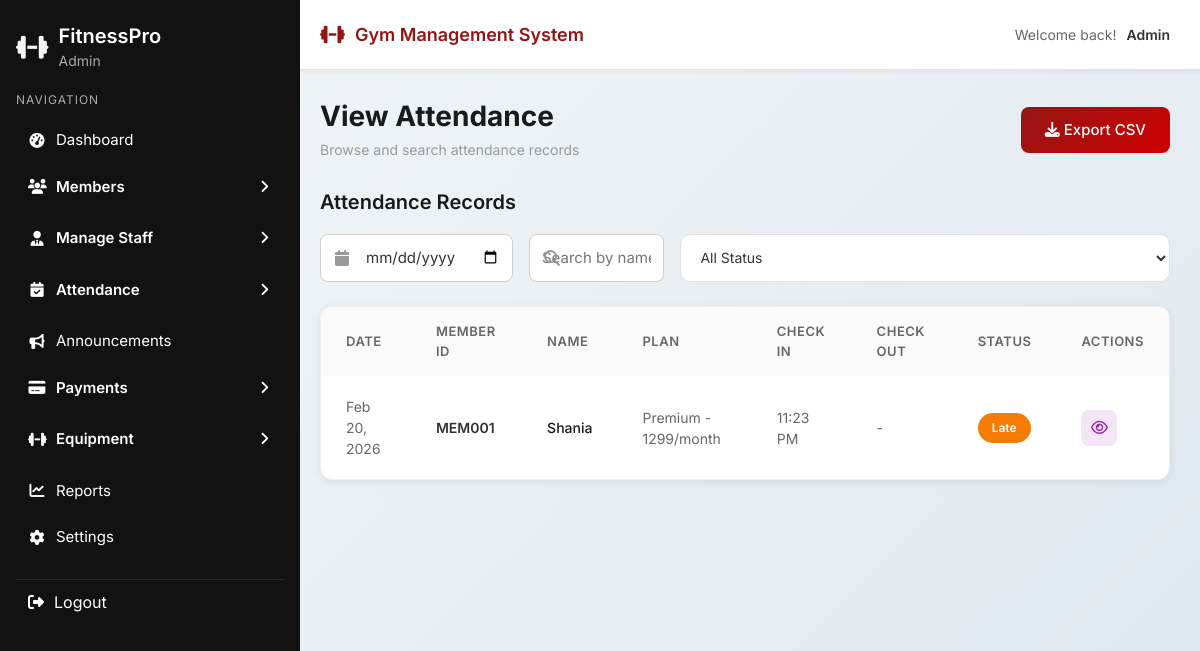
The page /admin1/view-attendance.php (signed in) on the database as committed earlier.
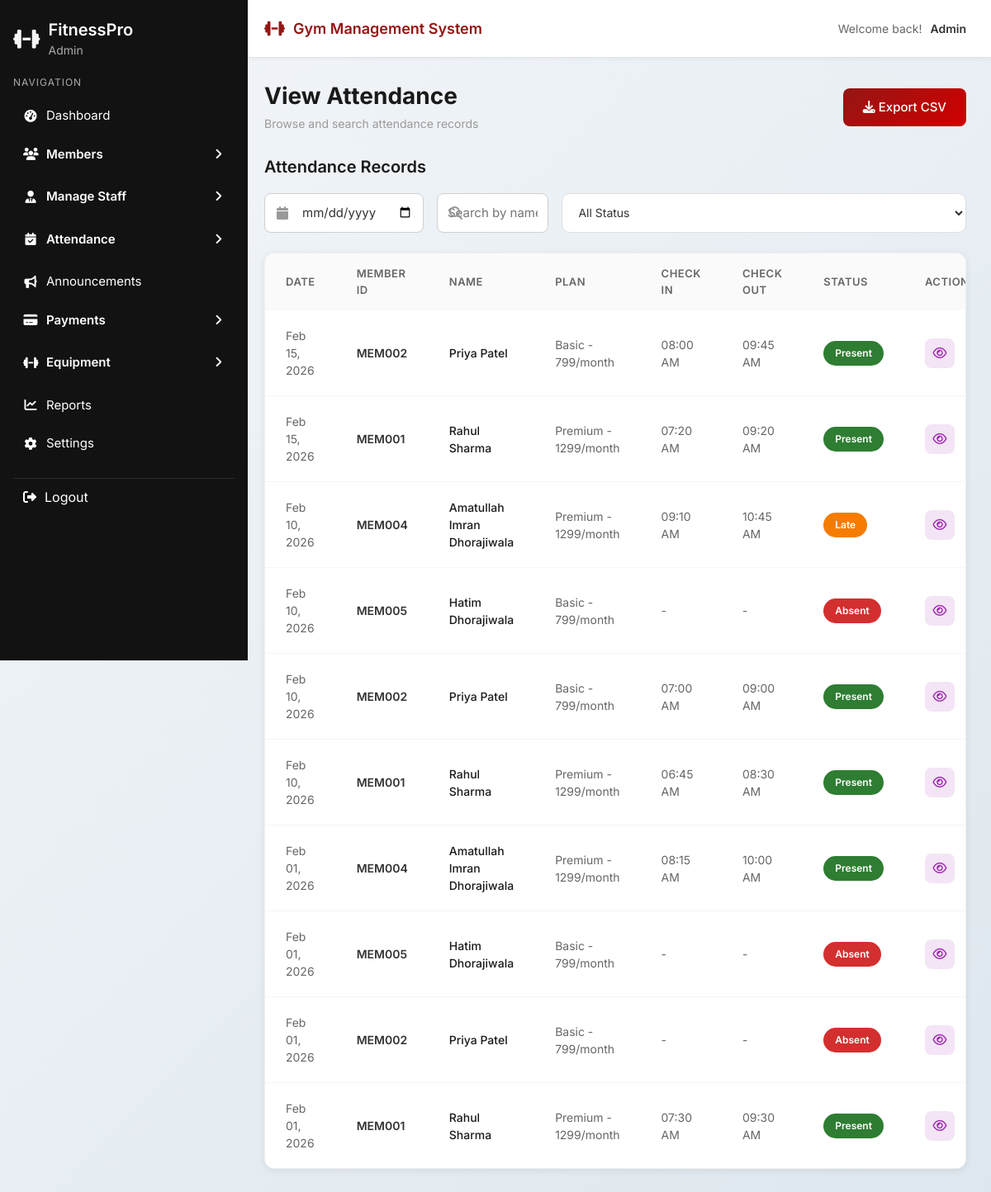
The same page on the database as committed later.
### tables this page shows
CREATE TABLE `attendance` (
  `id` int(11) NOT NULL,
  `member_id` int(11) NOT NULL,
  `attendance_date` date NOT NULL,
  `status` enum('Present','Absent','Unmarked') NOT NULL DEFAULT 'Unmarked',
  `check_in_time` time DEFAULT NULL,
  `check_out_time` time DEFAULT NULL,
  `marked_by` varchar(100) DEFAULT NULL,
  `updated_at` timestamp NOT NULL DEFAULT current_timestamp() ON UPDATE current_timestamp()
);

CREATE TABLE `members` (
  `id` int(11) NOT NULL,
  `full_name` varchar(100) NOT NULL,
  `email` varchar(100) NOT NULL,
  `phone` varchar(20) NOT NULL,
  `dob` date NOT NULL,
  `gender` enum('Male','Female','Other') NOT NULL,
  `address` text NOT NULL,
  `membership_type` varchar(50) NOT NULL,
  `start_date` date NOT NULL,
  `end_date` date NOT NULL,
  `duration` varchar(20) NOT NULL,
  `membership_status` enum('Active','Inactive','Expired') DEFAULT 'Active',
  `fitness_level` enum('Beginner','Medium','Advanced') DEFAULT 'Beginner',
  `created_at` timestamp NOT NULL DEFAULT current_timestamp(),
  `updated_at` timestamp NOT NULL DEFAULT current_timestamp() ON UPDATE current_timestamp()
);

### admin1/view-attendance.php (the view, shortened to what the changed rows need)
<?php
require_once '../dbcon.php';
$sql = "SELECT
    a.id,
    a.attendance_date,
    a.status,
    a.check_in_time,
    a.check_out_time,
    m.id as member_id,
    m.full_name,
    m.membership_type
FROM attendance a
INNER JOIN members m ON a.member_id = m.id
WHERE 1=1";
$sql .= " ORDER BY a.attendance_date DESC, m.full_name ASC";
$stmt = mysqli_prepare($conn, $sql);
mysqli_stmt_execute($stmt);
$result = mysqli_stmt_get_result($stmt);
$attendance_records = [];
if (mysqli_num_rows($result) > 0) {
    while($row = mysqli_fetch_assoc($result)) {
        $attendance_records[] = $row;
    }
}
?>
<!DOCTYPE html>
<html lang="en">
<head>
  <link href="https://cdn.jsdelivr.net/npm/bootstrap@5.3.2/dist/css/bootstrap.min.css" rel="stylesheet">
  <link rel="stylesheet" href="https://cdnjs.cloudflare.com/ajax/libs/font-awesome/6.5.1/css/all.min.css">
  <link rel="stylesheet" href="../css/sidebar.css">
  <link rel="stylesheet" href="../css/common.css">
</head>
<body>
<?php include '../layout/header.php'; ?>
<?php include '../layout/sidebar.php'; ?>
<div class="main-wrapper">
  <div class="main-content">
    <div class="page-header">
      <div class="d-flex justify-content-between align-items-center">
        <div>
          <h1 class="page-title">View Attendance</h1>
        </div>
      </div>
    </div>
    <div style="margin-bottom: 20px;">
      <h2 style="font-size: 20px; font-weight: 600; color: #1a1a1a; margin: 0;">
        Attendance Records
      </h2>
    </div>
    <div class="members-table-container">
      <table class="members-table">
        <thead>
          <tr>
            <th>Date</th>
            <th>Member ID</th>
            <th>Name</th>
            <th>Plan</th>
            <th>Check In</th>
            <th>Check Out</th>
            <th>Status</th>
            <th>Actions</th>
          </tr>
        </thead>
        <tbody id="attendanceTableBody">
          <?php if (count($attendance_records) > 0): ?>
            <?php foreach ($attendance_records as $record):
              $memberId = 'MEM' . str_pad($record['member_id'], 3, '0', STR_PAD_LEFT);
              $formattedDate = date('M d, Y', strtotime($record['attendance_date']));
              $status = $record['status'];
              if ($status == 'Present' && $record['check_in_time']) {
                $checkInHour = (int)date('H', strtotime($record['check_in_time']));
                if ($checkInHour >= 9) {
                  $status = 'Late';
                }
              }
            ?>
            <tr data-record='<?= json_encode($record) ?>' data-status="<?= strtolower($status) ?>">
              <td>
                <span style="color: #666;"><?= $formattedDate ?></span>
              </td>
              <td>
                <span style="font-weight: 600; color: #333;"><?= $memberId ?></span>
              </td>
              <td>
                <span style="color: #1a1a1a; font-weight: 500;"><?= htmlspecialchars($record['full_name']) ?></span>
              </td>
              <td>
                <span style="color: #666;"><?= htmlspecialchars($record['membership_type']) ?></span>
              </td>
              <td>
                <span style="color: #666;">
                  <?= $record['check_in_time'] ? date('h:i A', strtotime($record['check_in_time'])) : '-' ?>
                </span>
              </td>
              <td>
                <span style="color: #666;">
                  <?= $record['check_out_time'] ? date('h:i A', strtotime($record['check_out_time'])) : '-' ?>
                </span>
              </td>
              <td>
                <span class="status-badge <?= strtolower($status) ?>">
                  <?= htmlspecialchars($status) ?>
                </span>
              </td>
              <td>
                <button class="btn-action view" onclick="viewDetails(this)" title="View Details">
                  <i class="fa-regular fa-eye"></i>
                </button>
              </td>
            </tr>
            <?php endforeach; ?>
          <?php else: ?>
            <tr>
              <td colspan="8" class="text-center" style="padding: 40px; color: #999;">No attendance records found.</td>
            </tr>
          <?php endif; ?>
        </tbody>
      </table>
    </div>
  </div>
</div>
</body>
</html>

Rows that differ between the two databases and show on the page:
added attendance: attendance_date "Feb 15, 2026", member "MEM002", member.full_name "Priya Patel", member.membership_type "Basic - 799/month", check_in_time "08:00 AM", check_out_time "09:45 AM", status "Present"
added attendance: attendance_date "Feb 15, 2026", member "MEM001", member.full_name "Rahul Sharma", member.membership_type "Premium - 1299/month", check_in_time "07:20 AM", check_out_time "09:20 AM", status "Present"
added attendance: attendance_date "Feb 10, 2026", member "MEM004", member.full_name "Amatullah Imran Dhorajiwala", member.membership_type "Premium - 1299/month", check_in_time "09:10 AM", check_out_time "10:45 AM", check_in_time "Late"
added attendance: attendance_date "Feb 10, 2026", member "MEM005", member.full_name "Hatim Dhorajiwala", member.membership_type "Basic - 799/month", status "Absent"
added attendance: attendance_date "Feb 10, 2026", member "MEM002", member.full_name "Priya Patel", member.membership_type "Basic - 799/month", check_in_time "07:00 AM", check_out_time "09:00 AM", status "Present"
added attendance: attendance_date "Feb 10, 2026", member "MEM001", member.full_name "Rahul Sharma", member.membership_type "Premium - 1299/month", check_in_time "06:45 AM", check_out_time "08:30 AM", status "Present"
added attendance: attendance_date "Feb 01, 2026", member "MEM004", member.full_name "Amatullah Imran Dhorajiwala", member.membership_type "Premium - 1299/month", check_in_time "08:15 AM", check_out_time "10:00 AM", status "Present"
added attendance: attendance_date "Feb 01, 2026", member "MEM005", member.full_name "Hatim Dhorajiwala", member.membership_type "Basic - 799/month", status "Absent"
added attendance: attendance_date "Feb 01, 2026", member "MEM002", member.full_name "Priya Patel", member.membership_type "Basic - 799/month", status "Absent"
changed attendance (number 10 of 10 on the later page): attendance_date "Feb 20, 2026" → "Feb 01, 2026"; member.full_name "Shania" → "Rahul Sharma"; check_in_time "11:23 PM" → "07:30 AM"; check_out_time (not shown) → "09:30 AM"; status "Late" → "Present"; no longer shows "-"
